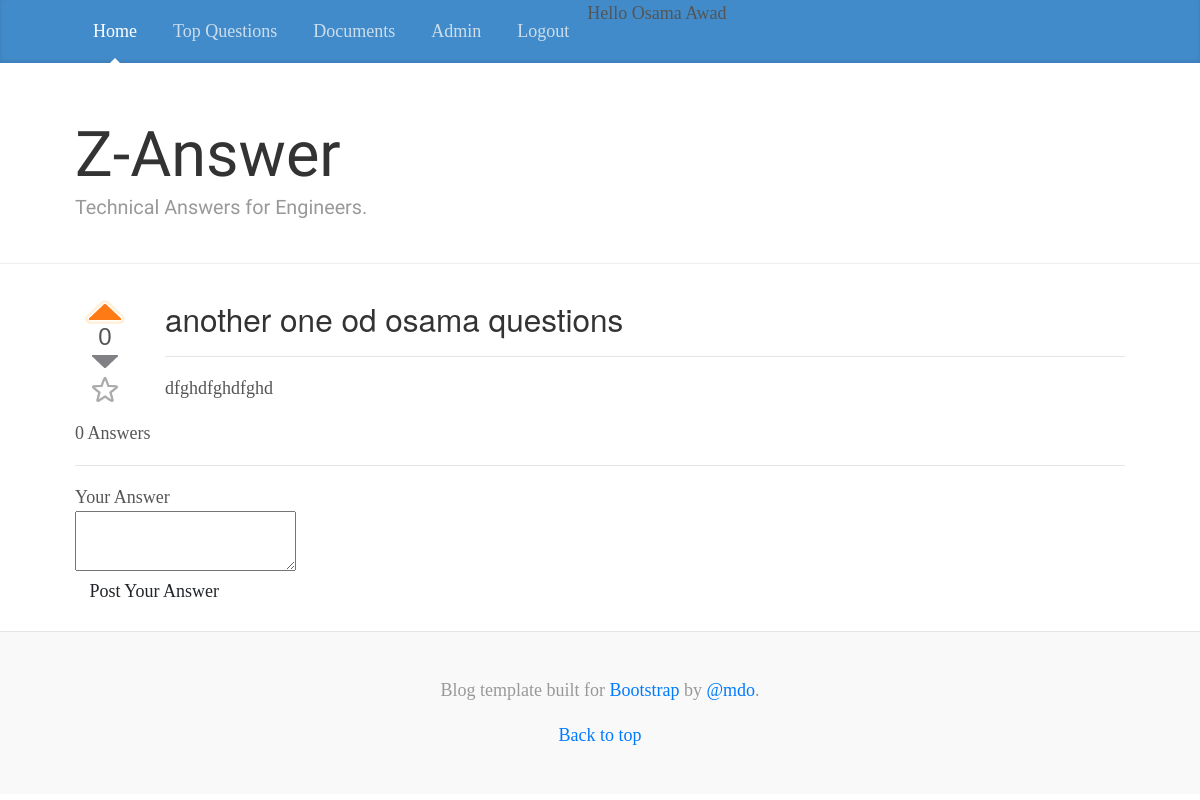
Screenshot of /question_answers/22/ (signed in) with the database file from the repository.
### questions/models.py (models this page shows, shortened)
class Question(models.Model):
    question_title = models.CharField(max_length=200, default='')
    question_text = models.CharField(max_length=1000)
    views = models.IntegerField(default=0)
    votes = models.IntegerField(default=0)
    favorites = models.IntegerField(default=0)
    category = models.ForeignKey(Category, default=1)

### questions/views.py (the view)
# urls.py: url(r'^question_answers/(?P<question_id>[0-9]+)/$', views.question_answers, name='question_answers'),
def question_answers(request, question_id):
    logger.debug('question id = ' + question_id)
    question = Question.objects.get(pk=question_id)
    answers = QuestionAnswer.objects.filter(question=question)
    context = {
        'question': question,
        'answers': answers
    }
    return render(request, 'questions/question_answers.html', context)

### questions/templates/questions/question_answers.html (shortened to what this page needs)
<html>
    {% include 'questions/base.html' %}
    <link href="/static/upvote/jquery.upvote.css" rel="stylesheet">
    <body>
        <div class="section">
            <div class="container">
                <div class="row">
                    <div class="col-md-1">
                        <div id="topic" class="upvote">
                            <a class="upvote upvote-on"></a>
                            <span class="count">{{ question.votes }}</span>
                            <a class="downvote"></a>
                            <a class="star"></a>
                        </div>
                    </div>
                    <div class="col-md-11">
                        <h3>{{ question.question_title }}</h3>
                        <hr/>
                        <div>
                            {% autoescape off %}{{ question.question_text }} {% endautoescape %}
                        </div>
                    </div>
                </div>
                <div class="row">
                    <div class="col-md-12">
                        {{ answers.count }} Answers
                        <hr/>
                    </div>
                </div>
                <div class="row">
                    <div class="col-md-12">
                        Your Answer
                        <form role="form" action="{% url 'questions:add_question_answer' question.id %}" method="post">
                            <textarea name="questionAnswer" id="questionAnswer"></textarea>
                            <br/>
                            <button type="submit" class="btn btn-default" contenteditable="true">Post Your Answer</button>
                        </form>
                    </div>
                </div>
            </div>
        </div>
    {% include 'questions/footer.html' %}
</body>
</html>

### questions/templates/questions/base.html (shortened to what this page needs)
<!DOCTYPE html>
<html lang="en">
  <head>
    <link rel="stylesheet" href="/static/bower_components/bootstrap/dist/css/bootstrap.min.css">
    <link rel="stylesheet" href="/static/bower_components/font-awesome/css/font-awesome.min.css">
    <link href="/static/css/blog.css" rel="stylesheet">
  </head>
  <body>
    <div class="blog-masthead">
      <div class="container">
        <nav class="nav blog-nav">
          <a class="nav-link active" href="/questions">Home</a>
          <a class="nav-link" href="#">Top Questions</a>
          <a class="nav-link" href="#">Documents</a>
          <a class="nav-link" href="/admin">Admin</a>
          {% if user.is_authenticated %}
          <a class="nav-link" href="/logout">Logout</a>
          Hello {{ user.first_name }} {{ user.last_name }}
          {% else %}
          <a class="nav-link" href="/login">Login</a>
          {% endif %}
        </nav>
      </div>
    </div>
    <div class="blog-header">
      <div class="container">
        <h1 class="blog-title" style="font-family: Chelsea Market">Z-Answer</h1>
        <p class="lead blog-description" style="font-family: Chelsea Market">Technical Answers for Engineers.</p>
      </div>
    </div>
  </body>
</html>

### questions/static/css/blog.css (style rules this page uses)
@media (min-width: 48em) { html { font-size: 18px; } }
body { font-family: Georgia, "Times New Roman", Times, serif; color: #555; }
h1, .h1, h2, .h2, h3, .h3, h4, .h4, h5, .h5, h6, .h6 { font-family: "Helvetica Neue", Helvetica, Arial, sans-serif; font-weight: normal; color: #333; }
.container { max-width: 60rem; }
.blog-masthead { margin-bottom: 3rem; background-color: #428bca; -webkit-box-shadow: inset 0 -.1rem .25rem rgba(0,0,0,.1); box-shadow: inset 0 -.1rem .25rem rgba(0,0,0,.1); }
.nav-link { position: relative; padding: 1rem; font-weight: 500; color: #cdddeb; }
.nav-link.active { color: #fff; }
.nav-link.active:after { position: absolute; bottom: 0; left: 50%; width: 0; height: 0; margin-left: -.3rem; vertical-align: middle; content: ""; border-right: .3rem solid transparent; border-bottom: .3rem solid; border-left: .3rem solid transparent; }
.blog-header { padding-bottom: 1.25rem; margin-bottom: 2rem; border-bottom: .05rem solid #eee; }
.blog-title { margin-bottom: 0; font-size: 2rem; font-weight: normal; }
.blog-description { font-size: 1.1rem; color: #999; }
@media (min-width: 40em) { .blog-title { font-size: 3.5rem; } }

### rows the page displays
Question: votes "0", question_title "another one od osama questions", question_text "dfghdfghdfghd"

### other values shown
{{ user.first_name }} "Osama"
{{ user.last_name }} "Awad"
{{ answers.count }} "0"
